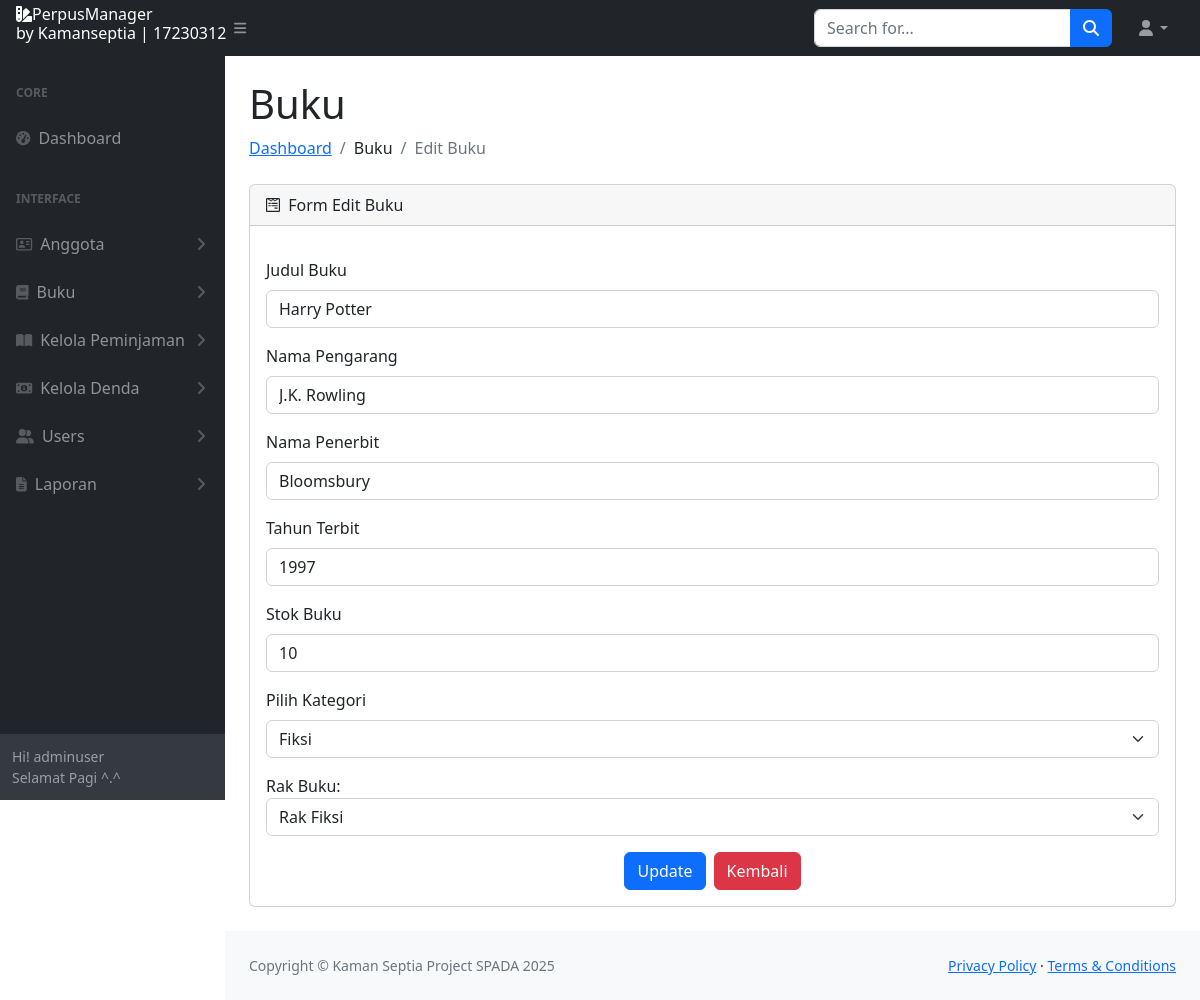
The app's page /pages/admin/buku/edit.php?id_buku=1 (signed in) with its own data.
### tables this page shows
CREATE TABLE `users` (
  `id_user` int(11) NOT NULL,
  `nama` varchar(100) DEFAULT NULL,
  `username` varchar(50) NOT NULL,
  `password` varchar(255) NOT NULL,
  `role` enum('anggota','petugas','admin') NOT NULL,
  `tanggal_daftar` date DEFAULT curdate(),
  `alamat` varchar(255) DEFAULT NULL,
  `nomor_hp` varchar(15) DEFAULT NULL,
  `email` varchar(255) DEFAULT NULL
);

CREATE TABLE `buku` (
  `id_buku` int(11) NOT NULL,
  `judul` varchar(255) NOT NULL,
  `pengarang` varchar(255) DEFAULT NULL,
  `penerbit` varchar(255) DEFAULT NULL,
  `tahun_terbit` year(4) DEFAULT NULL,
  `id_kategori` int(11) NOT NULL,
  `stok` int(11) NOT NULL,
  `id_rak` int(11) NOT NULL,
  `tanggal_ditambahkan` date DEFAULT curdate()
);

### pages/admin/loggedas.php (called while the page is built, shortened)
<?php
include 'C:/xampp/htdocs/perpustakaan/includes/koneksi.php';
function getWaktu() {
    $jam = date("H");
    if ($jam >= 5 && $jam < 12) {
        return "Pagi";
    } elseif ($jam >= 12 && $jam < 15) {
        return "Siang";
    } elseif ($jam >= 15 && $jam < 18) {
        return "Sore";
    } else {
        return "Malam";
    }
}
function getUserName($id_user) {
    global $conn;
    $sql = "SELECT u.username
            FROM users u
            WHERE u.id_user = ?";
    if ($stmt = $conn->prepare($sql)) {
        $stmt->bind_param("i", $id_user);
        $stmt->execute();
        $result = $stmt->get_result();
        if ($result->num_rows > 0) {
            $row = $result->fetch_assoc();
            return $row['username'];
        } else {
            return "Unknown User";
        }
    } else {
        return "Query preparation failed: " . $conn->error;
    }
}
?>

### pages/admin/buku/edit.php (the view, shortened to what this page needs)
<?php
include '../loggedas.php';
    $id_user = $_SESSION['id_user'];
    $username = getUserName($id_user);
    $waktu = getWaktu();
$id_buku = $_GET['id_buku'] ?? null;
if ($id_buku) {
    $sql = "SELECT * FROM buku WHERE id_buku = $id_buku";
    $result = $conn->query($sql);
    if ($result->num_rows > 0) {
        $buku = $result->fetch_assoc();
    } else {
        echo "Buku tidak ditemukan.";
        exit;
    }
} else {
    echo "ID buku tidak tersedia.";
    exit;
}
$sql_kategori = "SELECT * FROM kategori";
$result_kategori = $conn->query($sql_kategori);
?>
<!DOCTYPE html>
<html>
<head>
    <link href="https://cdn.jsdelivr.net/npm/simple-datatables@7.1.2/dist/style.min.css" rel="stylesheet" />
    <link href="../../../css/styles.css" rel="stylesheet" />
</head>
</head>
    <body class="sb-nav-fixed">
    <?php include '../includes/topnav.php' ?>
        <div id="layoutSidenav">
            <?php include '../includes/sidebar.php'?>
            <div id="layoutSidenav_content">
                <main>
                <div class="container-fluid px-4">
                        <h1 class="mt-4">Buku</h1>
                        <ol class="breadcrumb mb-4">
                            <li class="breadcrumb-item"><a href="../index.php">Dashboard</a></li>
                            <li class="breadcrumb-item">Buku</li>
                            <li class="breadcrumb-item active">Edit Buku</li>
                        </ol>
                        <div class="card mb-4">
                            <div class="card-header d-flex justify-content-between align-items-center">
                                <div>
                                    <i class="fab fa-wpforms me-1"></i>
                                    Form Edit Buku
                                </div>
                            </div>
                            <div class="card-body">
                                <form method="POST" action="update.php" >
                                    <div class="mb-3">
                                        <label for="judul" class="form-label">Judul Buku</label>
                                        <input type="text" class="form-control" id="judul" name="judul" value="<?php echo $buku['judul']; ?>" required>
                                    </div>
                                    <div class="mb-3">
                                        <label for="pengarang" class="form-label">Nama Pengarang</label>
                                        <input type="text" class="form-control" id="pengarang" name="pengarang" value="<?php echo $buku['pengarang']; ?>" required>
                                    </div>
                                    <div class="mb-3">
                                        <label for="penerbit" class="form-label">Nama Penerbit</label>
                                        <input type="text" class="form-control" id="penerbit" name="penerbit" value="<?php echo $buku['penerbit']; ?>" required>
                                    </div>
                                    <div class="mb-3">
                                        <label for="tahun_terbit" class="form-label">Tahun Terbit</label>
                                        <input type="text" class="form-control" id="tahun_terbit" name="tahun_terbit" value="<?php echo $buku['tahun_terbit']; ?>" required>
                                    </div>
                                    <div class="mb-3">
                                        <label for="stok" class="form-label">Stok Buku</label>
                                        <input type="number" class="form-control" id="stok" name="stok" value="<?php echo $buku['stok']; ?>" required>
                                    </div>
                                    <div class="mb-3">
                                        <label for="id_kategori" class="form-label">Pilih Kategori</label>
                                        <select class="form-select" id="id_kategori" name="id_kategori" required>
                                            <?php
                                                while ($kategori = $result_kategori->fetch_assoc()) {
                                                    $selected = ($kategori['id_kategori'] == $buku['id_kategori']) ? 'selected' : '';
                                                    echo "<option value='" . $kategori['id_kategori'] . "' $selected>" . $kategori['nama_kategori'] . "</option>";
                                                }
                                            ?>
                                        </select>
                                    </div>
                                    <div class="mb-3">
                                        <label for="id_rak">Rak Buku:</label><br>
                                        <select class="form-select" name="id_rak" id="id_rak" required>
                                                <?php
                                                    $result = $conn->query("SELECT id_rak, nama_rak FROM rak");
                                                    while ($row = $result->fetch_assoc()) {
                                                        $selected = $row['id_rak'] == $buku['id_rak'] ? 'selected' : '';
                                                        echo "<option value='{$row['id_rak']}' $selected>{$row['nama_rak']}</option>";
                                                    }
                                                ?>
                                        </select>
                                    </div>
                                    <div class="d-flex justify-content-center gap-2">
                                        <button type="submit" class="btn btn-primary">Update</button>
                                        <a href="index.php" class="btn btn-danger">Kembali</a>
                                    </div>
                                </form>
                            </div>
                        </div>
                    </div>
                </main>
                <?php include '../includes/footer.php'?>
            </div>
        </div>
    </body>
</html>

### pages/admin/includes/sidebar.php (shortened to what this page needs)
<div id="layoutSidenav_nav">
    <nav class="sb-sidenav accordion sb-sidenav-dark" id="sidenavAccordion">
        <div class="sb-sidenav-menu">
            <div class="nav">
                <div class="sb-sidenav-menu-heading">Core</div>
                <a class="nav-link" href="../index.php">
                    <div class="sb-nav-link-icon"><i class="fas fa-tachometer-alt"></i></div>
                    Dashboard
                </a>
                <div class="sb-sidenav-menu-heading">Interface</div>
                <a class="nav-link collapsed" href="#" data-bs-toggle="collapse" data-bs-target="#collapseAnggota" aria-expanded="false" aria-controls="collapseLayouts">
                    <div class="sb-nav-link-icon"><i class="far fa-address-card	"></i></div>
                    Anggota
                    <div class="sb-sidenav-collapse-arrow"><i class="fas fa-angle-down"></i></div>
                </a>
                <a class="nav-link collapsed" href="#" data-bs-toggle="collapse" data-bs-target="#collapseBuku" aria-expanded="false" aria-controls="collapseLayouts">
                    <div class="sb-nav-link-icon"><i class="fas fa-book	"></i></div>
                    Buku
                    <div class="sb-sidenav-collapse-arrow"><i class="fas fa-angle-down"></i></div>
                </a>
                <a class="nav-link collapsed" href="#" data-bs-toggle="collapse" data-bs-target="#collapsePeminjaman" aria-expanded="false" aria-controls="collapseLayouts">
                    <div class="sb-nav-link-icon"><i class="fas fa-book-open"></i></div>
                    Kelola Peminjaman
                    <div class="sb-sidenav-collapse-arrow"><i class="fas fa-angle-down"></i></div>
                </a>
                <a class="nav-link collapsed" href="#" data-bs-toggle="collapse" data-bs-target="#collapseDenda" aria-expanded="false" aria-controls="collapseLayouts">
                    <div class="sb-nav-link-icon"><i class="fas fa-money-bill-alt	"></i></div>
                    Kelola Denda
                    <div class="sb-sidenav-collapse-arrow"><i class="fas fa-angle-down"></i></div>
                </a>
                <a class="nav-link collapsed" href="#" data-bs-toggle="collapse" data-bs-target="#collapseLPetugas" aria-expanded="false" aria-controls="collapseLayouts">
                    <div class="sb-nav-link-icon"><i class="fas fa-user-friends	"></i></div>
                    Users
                    <div class="sb-sidenav-collapse-arrow"><i class="fas fa-angle-down"></i></div>
                </a>
                <a class="nav-link collapsed" href="#" data-bs-toggle="collapse" data-bs-target="#collapseLlaporan" aria-expanded="false" aria-controls="collapseLayouts">
                    <div class="sb-nav-link-icon"><i class="fas fa-file-alt	"></i></div>
                    Laporan
                    <div class="sb-sidenav-collapse-arrow"><i class="fas fa-angle-down"></i></div>
                </a>
            </div>
        </div>
        <div class="sb-sidenav-footer">
            <div class="small">Hi! <?php echo htmlspecialchars($username); ?></div>
            <div class="small">Selamat <?php echo htmlspecialchars($waktu); ?> ^.^</div>
        </div>
</div>

### records on screen
users: username "adminuser"
buku: judul "Harry Potter", pengarang "J.K. Rowling", penerbit "Bloomsbury", tahun_terbit "1997", stok "10"

### other values on screen
$waktu "Pagi"
form field id_kategori "Fiksi"
form field id_rak "Rak Fiksi"
